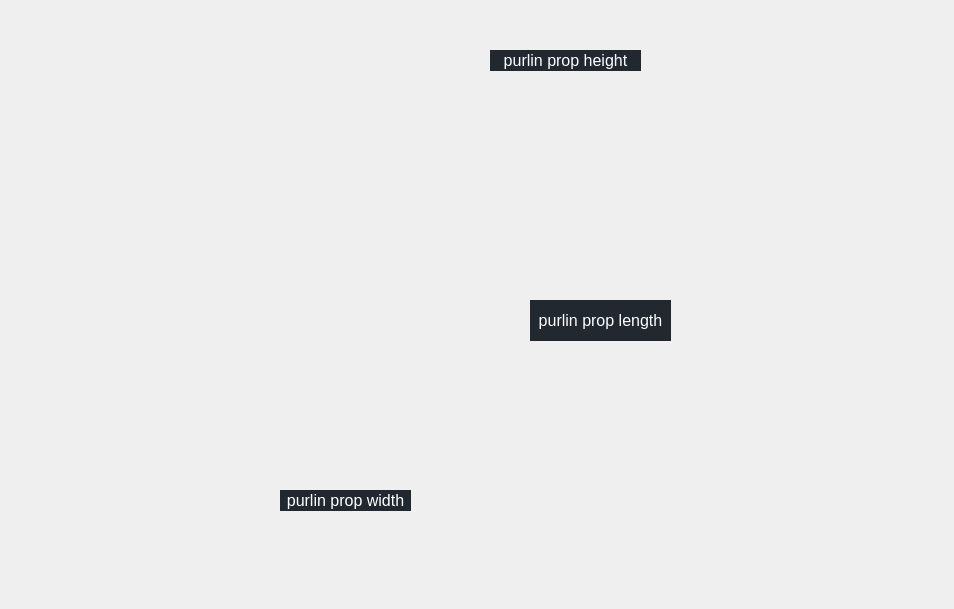
<?xml version="1.0" encoding="UTF-8"?>
<ui version="4.0">
 <class>ResultPurlinProp</class>
 <widget class="QDialog" name="ResultPurlinProp">
  <property name="geometry">
   <rect>
    <x>0</x>
    <y>0</y>
    <width>954</width>
    <height>609</height>
   </rect>
  </property>
  <property name="windowTitle">
   <string>Wyniki - słup</string>
  </property>
  <widget class="QLabel" name="labelPicture">
   <property name="geometry">
    <rect>
     <x>140</x>
     <y>10</y>
     <width>661</width>
     <height>571</height>
    </rect>
   </property>
   <property name="font">
    <font>
     <pointsize>25</pointsize>
    </font>
   </property>
   <property name="text">
    <string/>
   </property>
   <property name="pixmap">
    <pixmap resource="../resources.qrc">:/res/resultPurlinProp.PNG</pixmap>
   </property>
   <property name="scaledContents">
    <bool>true</bool>
   </property>
  </widget>
  <widget class="QLabel" name="background">
   <property name="geometry">
    <rect>
     <x>0</x>
     <y>0</y>
     <width>954</width>
     <height>609</height>
    </rect>
   </property>
   <property name="text">
    <string/>
   </property>
   <property name="pixmap">
    <pixmap resource="../resources.qrc">:/res/background.PNG</pixmap>
   </property>
  </widget>
  <widget class="QLabel" name="purlinPropLength">
   <property name="geometry">
    <rect>
     <x>530</x>
     <y>300</y>
     <width>141</width>
     <height>41</height>
    </rect>
   </property>
   <property name="palette">
    <palette>
     <active>
      <colorrole role="WindowText">
       <brush brushstyle="SolidPattern">
        <color alpha="255">
         <red>255</red>
         <green>255</green>
         <blue>255</blue>
        </color>
       </brush>
      </colorrole>
      <colorrole role="Button">
       <brush brushstyle="SolidPattern">
        <color alpha="255">
         <red>33</red>
         <green>40</green>
         <blue>48</blue>
        </color>
       </brush>
      </colorrole>
      <colorrole role="Base">
       <brush brushstyle="SolidPattern">
        <color alpha="255">
         <red>33</red>
         <green>40</green>
         <blue>48</blue>
        </color>
       </brush>
      </colorrole>
      <colorrole role="Window">
       <brush brushstyle="SolidPattern">
        <color alpha="255">
         <red>33</red>
         <green>40</green>
         <blue>48</blue>
        </color>
       </brush>
      </colorrole>
     </active>
     <inactive>
      <colorrole role="WindowText">
       <brush brushstyle="SolidPattern">
        <color alpha="255">
         <red>255</red>
         <green>255</green>
         <blue>255</blue>
        </color>
       </brush>
      </colorrole>
      <colorrole role="Button">
       <brush brushstyle="SolidPattern">
        <color alpha="255">
         <red>33</red>
         <green>40</green>
         <blue>48</blue>
        </color>
       </brush>
      </colorrole>
      <colorrole role="Base">
       <brush brushstyle="SolidPattern">
        <color alpha="255">
         <red>33</red>
         <green>40</green>
         <blue>48</blue>
        </color>
       </brush>
      </colorrole>
      <colorrole role="Window">
       <brush brushstyle="SolidPattern">
        <color alpha="255">
         <red>33</red>
         <green>40</green>
         <blue>48</blue>
        </color>
       </brush>
      </colorrole>
     </inactive>
     <disabled>
      <colorrole role="WindowText">
       <brush brushstyle="SolidPattern">
        <color alpha="255">
         <red>120</red>
         <green>120</green>
         <blue>120</blue>
        </color>
       </brush>
      </colorrole>
      <colorrole role="Button">
       <brush brushstyle="SolidPattern">
        <color alpha="255">
         <red>33</red>
         <green>40</green>
         <blue>48</blue>
        </color>
       </brush>
      </colorrole>
      <colorrole role="Base">
       <brush brushstyle="SolidPattern">
        <color alpha="255">
         <red>33</red>
         <green>40</green>
         <blue>48</blue>
        </color>
       </brush>
      </colorrole>
      <colorrole role="Window">
       <brush brushstyle="SolidPattern">
        <color alpha="255">
         <red>33</red>
         <green>40</green>
         <blue>48</blue>
        </color>
       </brush>
      </colorrole>
     </disabled>
    </palette>
   </property>
   <property name="font">
    <font>
     <pointsize>12</pointsize>
    </font>
   </property>
   <property name="styleSheet">
    <string notr="true">background: rgb(33, 40, 48);</string>
   </property>
   <property name="text">
    <string>purlin prop length</string>
   </property>
   <property name="alignment">
    <set>Qt::AlignCenter</set>
   </property>
  </widget>
  <widget class="QLabel" name="purlinPropHeight">
   <property name="geometry">
    <rect>
     <x>490</x>
     <y>50</y>
     <width>151</width>
     <height>21</height>
    </rect>
   </property>
   <property name="palette">
    <palette>
     <active>
      <colorrole role="WindowText">
       <brush brushstyle="SolidPattern">
        <color alpha="255">
         <red>255</red>
         <green>255</green>
         <blue>255</blue>
        </color>
       </brush>
      </colorrole>
      <colorrole role="Button">
       <brush brushstyle="SolidPattern">
        <color alpha="255">
         <red>33</red>
         <green>40</green>
         <blue>48</blue>
        </color>
       </brush>
      </colorrole>
      <colorrole role="Base">
       <brush brushstyle="SolidPattern">
        <color alpha="255">
         <red>33</red>
         <green>40</green>
         <blue>48</blue>
        </color>
       </brush>
      </colorrole>
      <colorrole role="Window">
       <brush brushstyle="SolidPattern">
        <color alpha="255">
         <red>33</red>
         <green>40</green>
         <blue>48</blue>
        </color>
       </brush>
      </colorrole>
     </active>
     <inactive>
      <colorrole role="WindowText">
       <brush brushstyle="SolidPattern">
        <color alpha="255">
         <red>255</red>
         <green>255</green>
         <blue>255</blue>
        </color>
       </brush>
      </colorrole>
      <colorrole role="Button">
       <brush brushstyle="SolidPattern">
        <color alpha="255">
         <red>33</red>
         <green>40</green>
         <blue>48</blue>
        </color>
       </brush>
      </colorrole>
      <colorrole role="Base">
       <brush brushstyle="SolidPattern">
        <color alpha="255">
         <red>33</red>
         <green>40</green>
         <blue>48</blue>
        </color>
       </brush>
      </colorrole>
      <colorrole role="Window">
       <brush brushstyle="SolidPattern">
        <color alpha="255">
         <red>33</red>
         <green>40</green>
         <blue>48</blue>
        </color>
       </brush>
      </colorrole>
     </inactive>
     <disabled>
      <colorrole role="WindowText">
       <brush brushstyle="SolidPattern">
        <color alpha="255">
         <red>120</red>
         <green>120</green>
         <blue>120</blue>
        </color>
       </brush>
      </colorrole>
      <colorrole role="Button">
       <brush brushstyle="SolidPattern">
        <color alpha="255">
         <red>33</red>
         <green>40</green>
         <blue>48</blue>
        </color>
       </brush>
      </colorrole>
      <colorrole role="Base">
       <brush brushstyle="SolidPattern">
        <color alpha="255">
         <red>33</red>
         <green>40</green>
         <blue>48</blue>
        </color>
       </brush>
      </colorrole>
      <colorrole role="Window">
       <brush brushstyle="SolidPattern">
        <color alpha="255">
         <red>33</red>
         <green>40</green>
         <blue>48</blue>
        </color>
       </brush>
      </colorrole>
     </disabled>
    </palette>
   </property>
   <property name="font">
    <font>
     <pointsize>12</pointsize>
    </font>
   </property>
   <property name="styleSheet">
    <string notr="true">background: rgb(33, 40, 48);</string>
   </property>
   <property name="text">
    <string>purlin prop height</string>
   </property>
   <property name="alignment">
    <set>Qt::AlignCenter</set>
   </property>
  </widget>
  <widget class="QLabel" name="purlinPropWidth">
   <property name="geometry">
    <rect>
     <x>280</x>
     <y>490</y>
     <width>131</width>
     <height>21</height>
    </rect>
   </property>
   <property name="palette">
    <palette>
     <active>
      <colorrole role="WindowText">
       <brush brushstyle="SolidPattern">
        <color alpha="255">
         <red>255</red>
         <green>255</green>
         <blue>255</blue>
        </color>
       </brush>
      </colorrole>
      <colorrole role="Button">
       <brush brushstyle="SolidPattern">
        <color alpha="255">
         <red>33</red>
         <green>40</green>
         <blue>48</blue>
        </color>
       </brush>
      </colorrole>
      <colorrole role="Base">
       <brush brushstyle="SolidPattern">
        <color alpha="255">
         <red>33</red>
         <green>40</green>
         <blue>48</blue>
        </color>
       </brush>
      </colorrole>
      <colorrole role="Window">
       <brush brushstyle="SolidPattern">
        <color alpha="255">
         <red>33</red>
         <green>40</green>
         <blue>48</blue>
        </color>
       </brush>
      </colorrole>
     </active>
     <inactive>
      <colorrole role="WindowText">
       <brush brushstyle="SolidPattern">
        <color alpha="255">
         <red>255</red>
         <green>255</green>
         <blue>255</blue>
        </color>
       </brush>
      </colorrole>
      <colorrole role="Button">
       <brush brushstyle="SolidPattern">
        <color alpha="255">
         <red>33</red>
         <green>40</green>
         <blue>48</blue>
        </color>
       </brush>
      </colorrole>
      <colorrole role="Base">
       <brush brushstyle="SolidPattern">
        <color alpha="255">
         <red>33</red>
         <green>40</green>
         <blue>48</blue>
        </color>
       </brush>
      </colorrole>
      <colorrole role="Window">
       <brush brushstyle="SolidPattern">
        <color alpha="255">
         <red>33</red>
         <green>40</green>
         <blue>48</blue>
        </color>
       </brush>
      </colorrole>
     </inactive>
     <disabled>
      <colorrole role="WindowText">
       <brush brushstyle="SolidPattern">
        <color alpha="255">
         <red>120</red>
         <green>120</green>
         <blue>120</blue>
        </color>
       </brush>
      </colorrole>
      <colorrole role="Button">
       <brush brushstyle="SolidPattern">
        <color alpha="255">
         <red>33</red>
         <green>40</green>
         <blue>48</blue>
        </color>
       </brush>
      </colorrole>
      <colorrole role="Base">
       <brush brushstyle="SolidPattern">
        <color alpha="255">
         <red>33</red>
         <green>40</green>
         <blue>48</blue>
        </color>
       </brush>
      </colorrole>
      <colorrole role="Window">
       <brush brushstyle="SolidPattern">
        <color alpha="255">
         <red>33</red>
         <green>40</green>
         <blue>48</blue>
        </color>
       </brush>
      </colorrole>
     </disabled>
    </palette>
   </property>
   <property name="font">
    <font>
     <pointsize>12</pointsize>
    </font>
   </property>
   <property name="styleSheet">
    <string notr="true">background: rgb(33, 40, 48);</string>
   </property>
   <property name="text">
    <string>purlin prop width</string>
   </property>
   <property name="alignment">
    <set>Qt::AlignCenter</set>
   </property>
  </widget>
  <widget class="QLabel" name="labelPrintPurlinProp">
   <property name="geometry">
    <rect>
     <x>230</x>
     <y>30</y>
     <width>551</width>
     <height>541</height>
    </rect>
   </property>
   <property name="text">
    <string/>
   </property>
  </widget>
  <zorder>background</zorder>
  <zorder>labelPicture</zorder>
  <zorder>purlinPropLength</zorder>
  <zorder>purlinPropHeight</zorder>
  <zorder>purlinPropWidth</zorder>
  <zorder>labelPrintPurlinProp</zorder>
 </widget>
 <resources>
  <include location="../resources.qrc"/>
 </resources>
 <connections/>
</ui>
